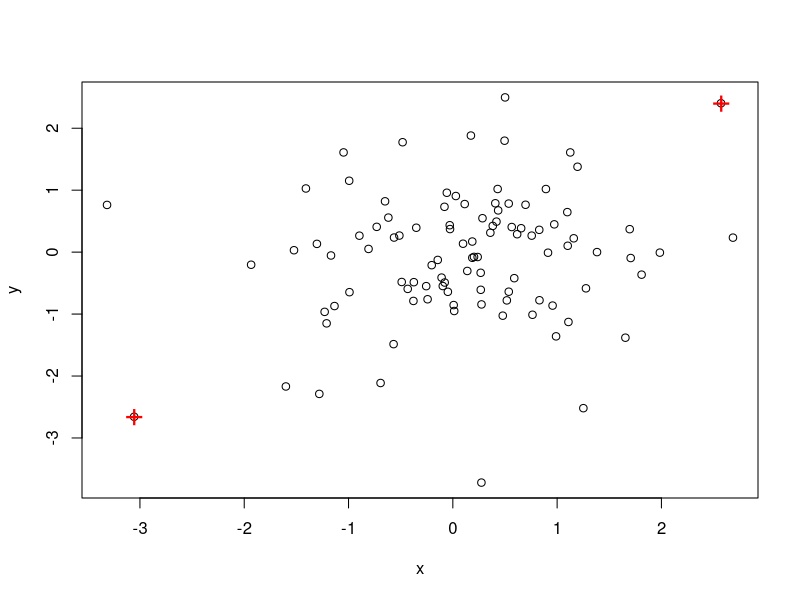

Generate this figure with R:
#
# Chapter 7, pp 70f in Zhao - R and data mining
#
set.seed(3147)

df <- data.frame(
  x = rnorm(100),
  y = rnorm(100)
)

bs_x = boxplot.stats(df$x)
bs_y = boxplot.stats(df$y)

# outliers
outlier_x <- bs_x$out
outlier_y <- bs_y$out

outlier_x
# [1] -3.315391  2.685922 -3.055717  2.571203

# Find the index of outliers
index_outlier_x <- which(df$x %in% outlier_x)
index_outlier_x
# [1]  1 33 64 74

index_outlier_y <- which(df$y %in% outlier_y)
index_outlier <- intersect(index_outlier_x, index_outlier_y)

x11()
plot(df)
points(df[index_outlier, ], col='red', pch='+', cex=2)
z <- locator(1)
